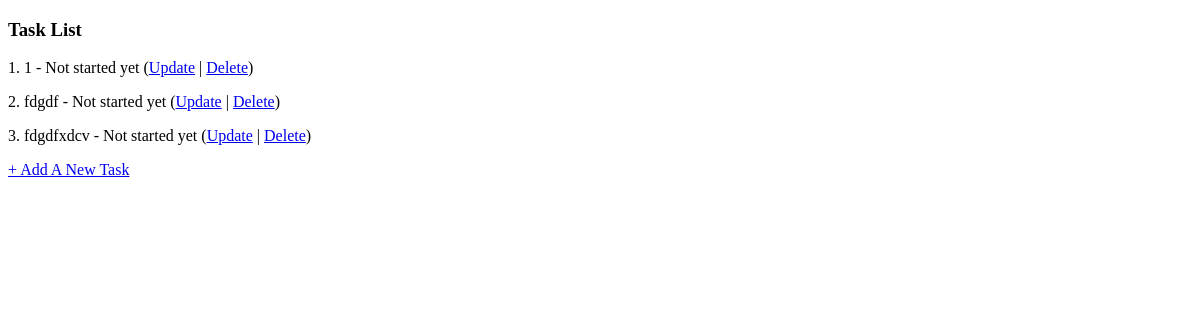
/tasks/, run on an earlier commit of the app's database.
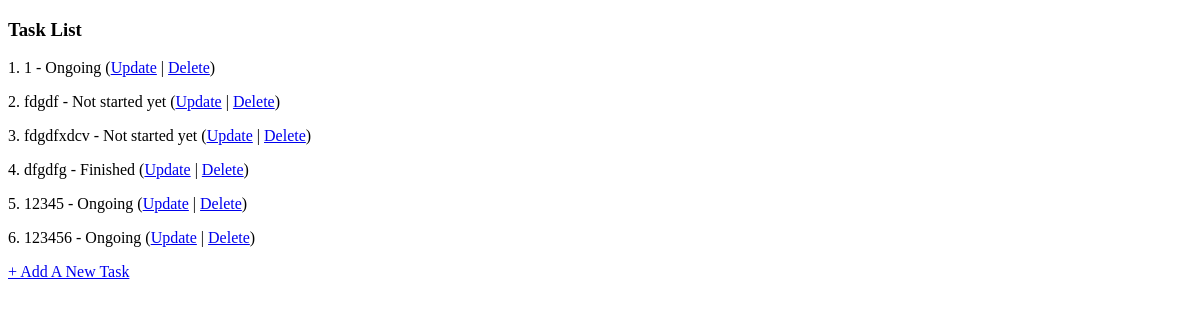
And on a later commit of the database.
### tasks/models.py (models this page shows, shortened)
class Task(models.Model):
    name = models.CharField(verbose_name="Task name",
                            max_length=65, unique=True)
    status = models.CharField(
        verbose_name="Task status", max_length=1, choices=Status.choices)

### tasks/views.py (the view)
# urls.py: path('', views.TaskListView.as_view(), name='task_list'),
class TaskListView(ListView):
    template_name = "tasks/task_list.html"
    context_object_name = 'tasks'
    model = Task

### templates/tasks/task_list.html (shortened to what this page needs)
<!DOCTYPE html>
<html lang="en">
<head>
</head>
<body>
<h3>Task List</h3>
{% for task in tasks %}
    <p>{{ forloop.counter }}. {{ task.name }} - {{ task.get_status_display }}
        (<a href="{% url 'tasks:task_update' task.id %}">Update</a> |
        <a href="{% url 'tasks:task_delete' task.id %}">Delete</a>)
    </p>
{% endfor %}
<p> <a href="{% url 'tasks:task_create' %}"> + Add A New Task</a></p>
</body>
</html>

What changed in the data, as far as the page shows it:
changed Task (number 1 of 6 on the later page): status "Not started yet" → "Ongoing"
added Task: name "dfgdfg", status "Finished"
added Task: name "12345", status "Ongoing"
added Task: name "123456", status "Ongoing"
